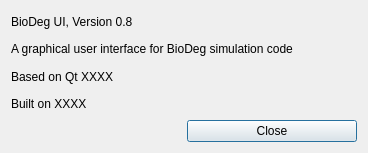
<?xml version="1.0" encoding="UTF-8"?>
<ui version="4.0">
 <class>AboutDialog</class>
 <widget class="QDialog" name="AboutDialog">
  <property name="geometry">
   <rect>
    <x>0</x>
    <y>0</y>
    <width>368</width>
    <height>153</height>
   </rect>
  </property>
  <property name="windowTitle">
   <string>About BioDeg UI</string>
  </property>
  <layout class="QVBoxLayout" name="verticalLayout">
   <item>
    <layout class="QGridLayout" name="gridLayout">
     <item row="7" column="0">
      <widget class="QLabel" name="label_3">
       <property name="text">
        <string/>
       </property>
      </widget>
     </item>
     <item row="2" column="0" colspan="2">
      <widget class="QLabel" name="label_2">
       <property name="text">
        <string>BioDeg UI, Version 0.8</string>
       </property>
      </widget>
     </item>
     <item row="7" column="1">
      <widget class="QPushButton" name="closeButton">
       <property name="text">
        <string>Close</string>
       </property>
      </widget>
     </item>
     <item row="4" column="0" colspan="2">
      <widget class="QLabel" name="qtVersionLabel">
       <property name="text">
        <string>Based on Qt XXXX</string>
       </property>
      </widget>
     </item>
     <item row="5" column="0" colspan="2">
      <widget class="QLabel" name="buildTimeLabel">
       <property name="text">
        <string>Built on XXXX</string>
       </property>
      </widget>
     </item>
     <item row="3" column="0" colspan="2">
      <widget class="QLabel" name="label">
       <property name="text">
        <string>A graphical user interface for BioDeg simulation code</string>
       </property>
      </widget>
     </item>
    </layout>
   </item>
  </layout>
 </widget>
 <resources/>
 <connections>
  <connection>
   <sender>closeButton</sender>
   <signal>clicked()</signal>
   <receiver>AboutDialog</receiver>
   <slot>close()</slot>
   <hints>
    <hint type="sourcelabel">
     <x>259</x>
     <y>130</y>
    </hint>
    <hint type="destinationlabel">
     <x>155</x>
     <y>76</y>
    </hint>
   </hints>
  </connection>
 </connections>
</ui>
